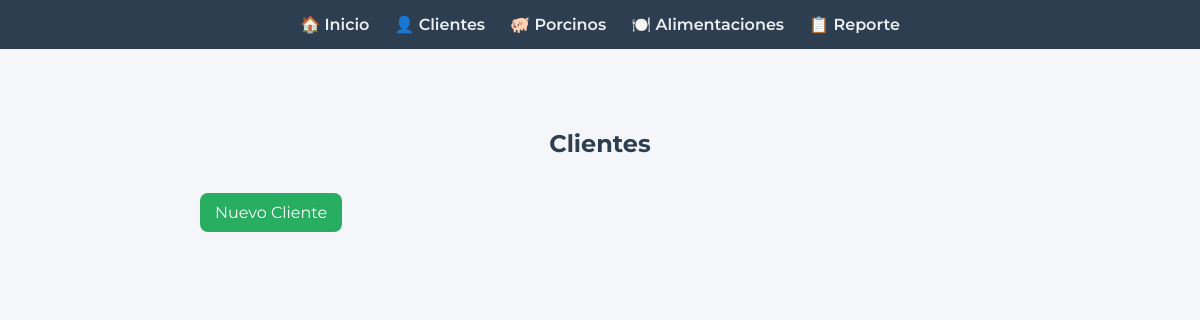
Before: /clientes with the older database file.
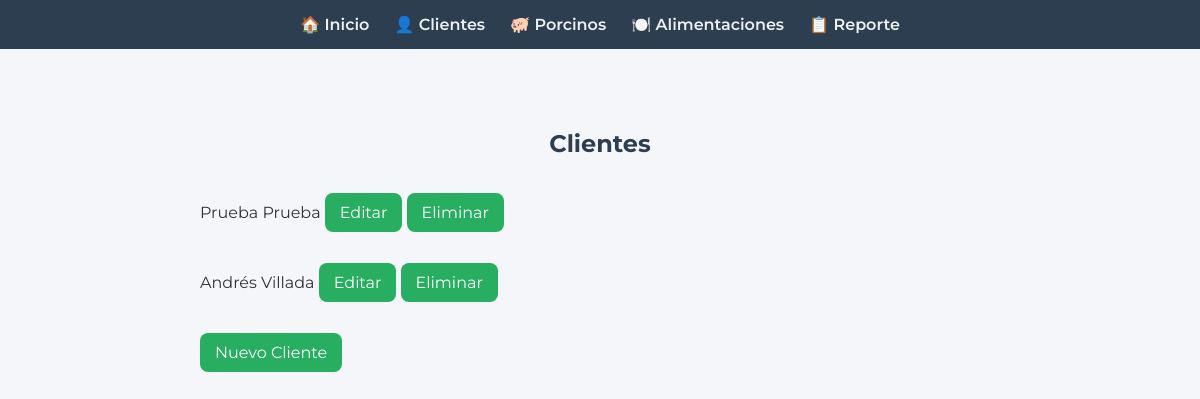
After: the same page with the newer database file.
### models.py (models this page shows)
class Cliente(db.Model):
    id = db.Column(db.Integer, primary_key=True)
    cedula = db.Column(db.String(20), unique=True, nullable=False)
    nombres = db.Column(db.String(100), nullable=False)
    apellidos = db.Column(db.String(100), nullable=False)
    direccion = db.Column(db.String(200))
    telefono = db.Column(db.String(20))
    porcinos = db.relationship("Porcino", backref="cliente", lazy=True)

### app.py (the view)
@app.route("/clientes")
def clientes():
    lista = Cliente.query.all()
    return render_template("clientes.html", clientes=lista)

### templates/clientes.html (shortened to what this page needs)
<!DOCTYPE html>
<html lang="es">
<head>
    <link rel="stylesheet" href="{{ url_for('static', filename='style.css') }}">
</head>
<body>
<div class="navbar">
    <a href="/">🏠 Inicio</a>
    <a href="/clientes">👤 Clientes</a>
    <a href="/porcinos">🐖 Porcinos</a>
    <a href="/alimentaciones">🍽️ Alimentaciones</a>
    <a href="/reporte">📋 Reporte</a>
</div>
<div class="container">
    <h2>Clientes</h2>
    {% for c in clientes %}
        <p>
            {{ c.nombres }} {{ c.apellidos }}
            <a class="btn" href="/clientes/{{ c.id }}/editar">Editar</a>
            <a class="btn" href="/clientes/eliminar/{{ c.id }}">Eliminar</a>
        </p>
    {% endfor %}
    <a class="btn" href="/clientes/nuevo">Nuevo Cliente</a>
</div>
</body>
</html>

Changed rows visible on the page:
added Cliente: nombres "Prueba", apellidos "Prueba"
added Cliente: nombres "Andrés", apellidos "Villada"
